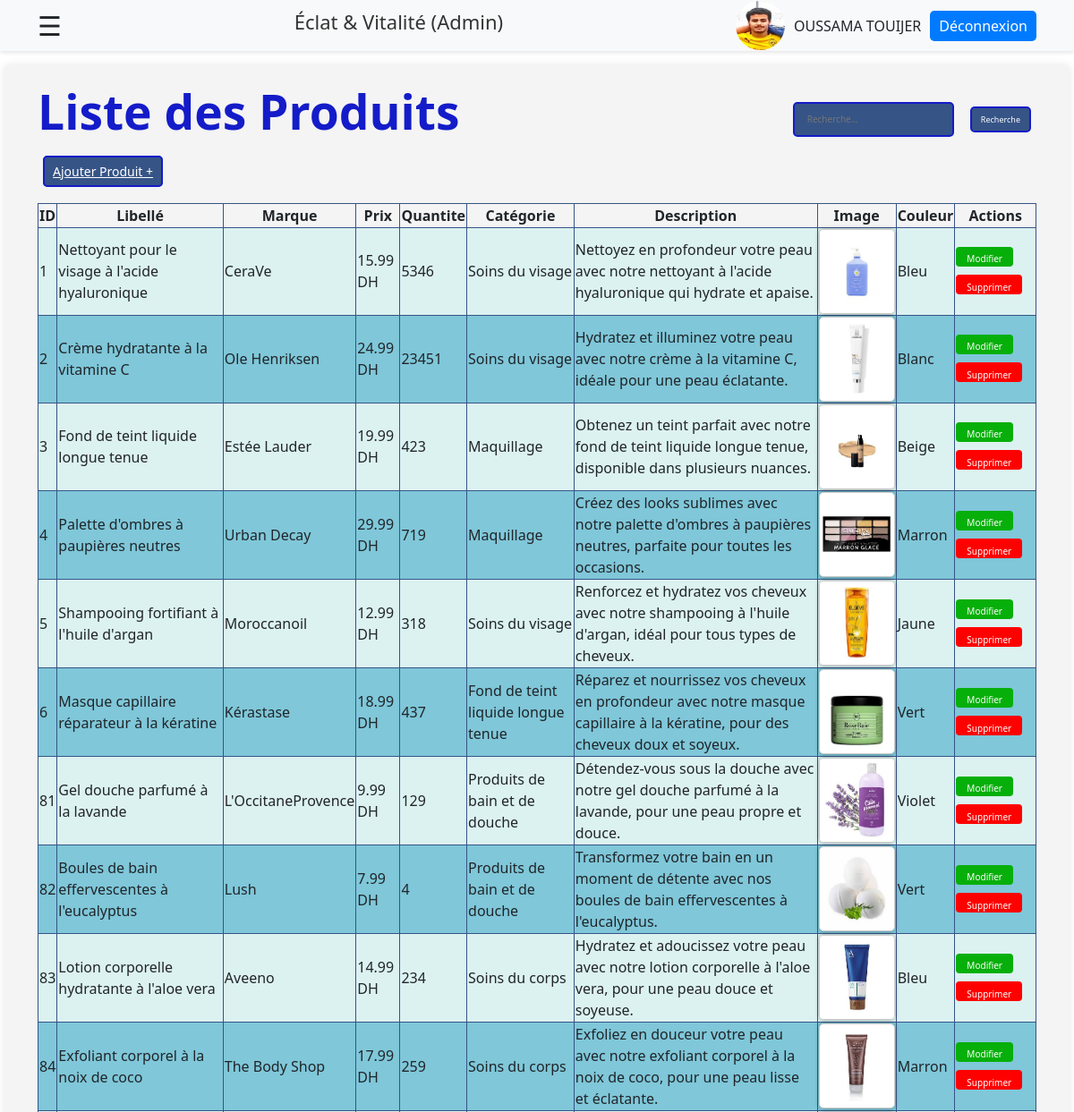
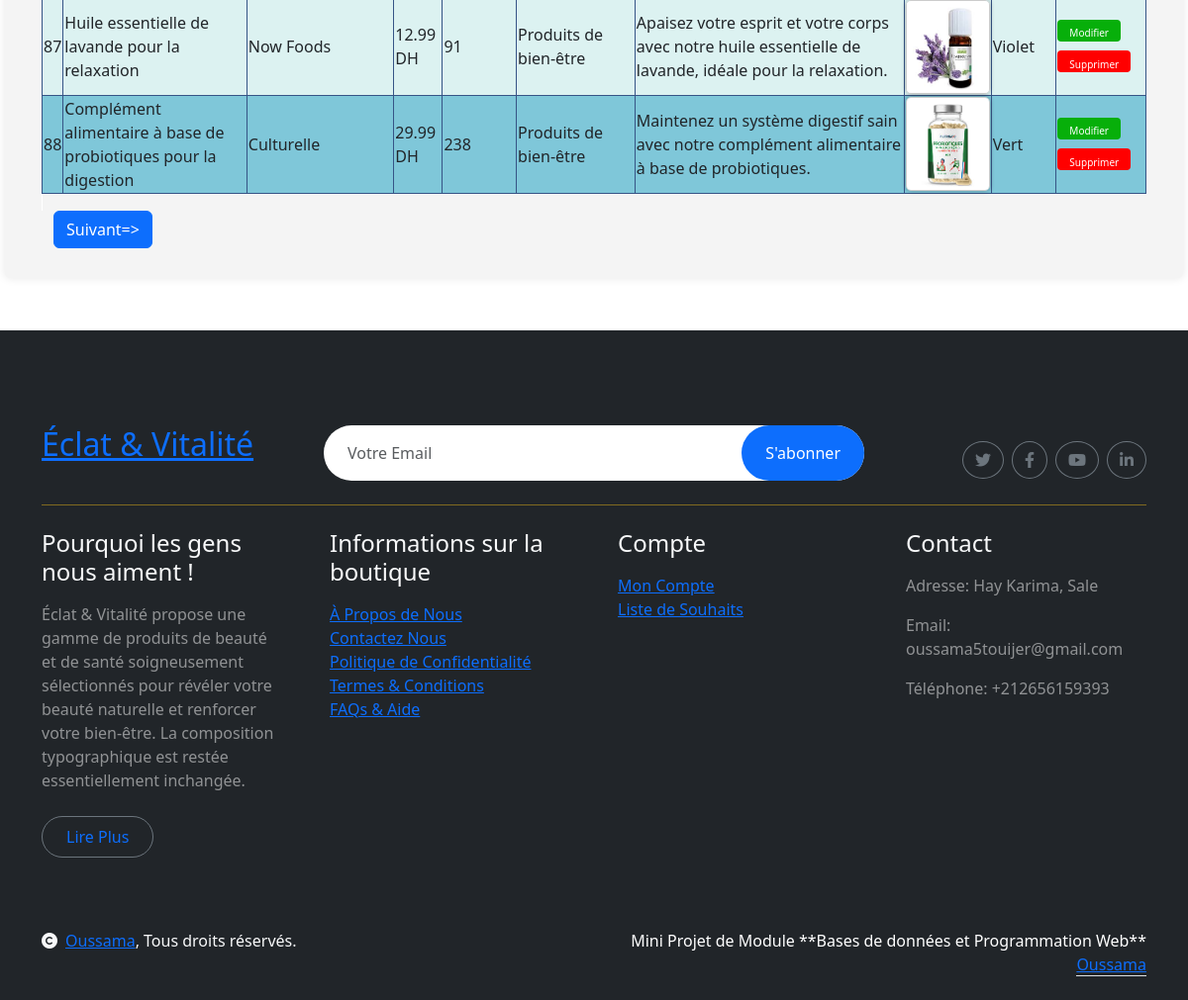
The page /admin/produits/listeProduits.php (signed in) on the database its author committed (2 pictures, top to bottom).
### tables this page shows
CREATE TABLE IF NOT EXISTS `products` (
  `id` int NOT NULL AUTO_INCREMENT,
  `libelle` varchar(100) DEFAULT NULL,
  `prix` decimal(10,2) DEFAULT NULL,
  `discount` bigint DEFAULT NULL,
  `id_categorie` int DEFAULT NULL,
  `date_creation` timestamp NULL DEFAULT CURRENT_TIMESTAMP,
  `description` text,
  `image` varchar(255) DEFAULT NULL,
  `color` varchar(50) DEFAULT NULL,
  `date_modification` timestamp NULL DEFAULT CURRENT_TIMESTAMP ON UPDATE CURRENT_TIMESTAMP,
  `marque` varchar(255) DEFAULT NULL,
  PRIMARY KEY (`id`),
  KEY `fk_idCategori` (`id_categorie`)
);

CREATE TABLE IF NOT EXISTS `categories` (
  `id` int NOT NULL AUTO_INCREMENT,
  `libelle` varchar(100) DEFAULT NULL,
  `description` text,
  `date_creation` timestamp NULL DEFAULT CURRENT_TIMESTAMP,
  `date_modification` timestamp NULL DEFAULT CURRENT_TIMESTAMP ON UPDATE CURRENT_TIMESTAMP,
  PRIMARY KEY (`id`)
);

### include/functionsProductCate.php (called while the page is built, shortened)
<?php
function connectToDatabase() {
    $servername = "localhost";
    $username = "root";
    $password = "";
    $DBname = "eclat_vitalite";
    try {
        $conn = new PDO("mysql:host=$servername;dbname=$DBname", $username, $password);
        $conn->setAttribute(PDO::ATTR_ERRMODE, PDO::ERRMODE_EXCEPTION);
        return $conn;
    } catch(PDOException $e) {
        echo "Échec de la connexion : " . $e->getMessage();
        exit();
    }
}
function getCategoriById($id) {
    $conn = connectToDatabase();
    $requete = "SELECT * FROM categories WHERE id = :id";
    try {
        $stmt = $conn->prepare($requete);
        $stmt->bindValue(':id', $id, PDO::PARAM_INT);
        $stmt->execute();
        $product = $stmt->fetch();
        return $product['libelle'];
    } catch(PDOException $e) {
        echo "Erreur lors de l'exécution de la requête : " . $e->getMessage();
        $conn = null;
        exit();
    }
}
function getAllProducts() {
    $conn = connectToDatabase();
    $requete = "SELECT * FROM products";
    try {
        $resultat = $conn->query($requete);
        $products = $resultat->fetchAll();
        return $products;
    } catch(PDOException $e) {
        echo "Erreur lors de l'exécution de la requête : " . $e->getMessage();
        $conn = null;
        exit();
    }
}
?>

### admin/produits/listeProduits.php (the view, shortened to what this page needs)
<?php
include '../../include/functionsProductCate.php';
if(!empty($_POST['sPro'])) {
    $products = searchProducts($_POST['sPro']);
} else {
    $products = getAllProducts();
}
$page = isset($_GET['page']) ? $_GET['page'] : 1;
$categoriesPerPage = 12;
$totalProducts = count($products);
$totalPages = ceil($totalProducts / $categoriesPerPage);
$startIndex = ($page - 1) * $categoriesPerPage;
$productsToShow = array_slice($products, $startIndex, $categoriesPerPage);
?>
<!DOCTYPE html>
<html lang="en">
<head>
    <link rel="stylesheet" href="stylesProducts.css">
    <link href="https://cdn.jsdelivr.net/npm/bootstrap@5.3.3/dist/css/bootstrap.min.css" rel="stylesheet" />
    <link href="https://getbootstrap.com/docs/5.3/assets/css/docs.css" rel="stylesheet" />
    <link rel="stylesheet" href="https://cdnjs.cloudflare.com/ajax/libs/font-awesome/6.0.0-beta3/css/all.min.css">
</head>
<body>
<header class="ous" >
    <div class="container d-flex justify-content-between align-items-center">
        <span style="font-size:30px;cursor:pointer" onclick="openDrawer()">&#9776;</span>
        <div class="logo-wrapper">
            <h6 style=" font-size: 22px; color: #333;">Éclat & Vitalité (Admin)</h6>
        </div>
        <div class="user-wrapper">
            <a href="../profile.php">
                <img src="../userImages/user.jpg" alt="user" class="user-image">
            </a>
            <span class="username"><?php echo htmlspecialchars($_SESSION['prenom'].' ' .$_SESSION['nom']); ?></span>
            <?php
            if(isset($_SESSION['email'])) {
                echo '<a class="logout-btn" href="../deconnexion.php">Déconnexion</a>';
            }
            ?>
        </div>
    </div>
</header>
    <div class="main-content">
        <main >
            <div class="container">
                <?php
                if(isset($_SESSION['email'])) {
                echo "<div class='title-and-button'>";
                echo "<h2 class='title' >Liste des Produits</h1>";
                print'<form method="post" action="" >
                    <input type="text" for="b1" name="sPro" placeholder="Recherche..." class="iptR">
                    <button type="submit" id="b1" class="buR" >
                        Recherche
                    </button>
                </form>';
                echo "</div>";?>
            </div>
            <?php echo '<div class="container"><a href="ajout.php" class="btnAjout" data-bs-toggle="modal" data-bs-target="#ajoutModal"> Ajouter Produit + </a></div><br>';?>
            <div class="container">
                <?php
                if (empty($productsToShow)) {
                    echo "<p>Aucun produit trouvé.</p>";
                } else {
                    echo "<div class='alert alert-danger'>Échec de la mise à jour du produit. Veuillez réessayer !!!</div>";?>
                <?php
                echo ' <div class="siw"> <table class="tablee" style="margin-left: auto; margin-right: auto;">
                    <thead>
                <tr>
                    <th>ID</th>
                    <th>Libellé</th>
                    <th>Marque</th>
                    <th>Prix</th>
                    <th>Quantite</th>
                    <th>Catégorie</th>
                    <th>Description</th>
                    <th>Image</th>
                    <th>Couleur</th>
                    <th>Actions</th>
                </tr>
                    </thead>
                    <tbody>';
                foreach ($productsToShow as $product) {
                    echo "<tr>
                                      <td>{$product['id']}</td>
                                      <td>{$product['libelle']}</td>
                                      <td>{$product['marque']}</td>
                                      <td>{$product['prix']} DH</td>
                                      <td>{$product['discount']}</td>
                                      <td>" . getCategoriById($product['id_categorie']) . "</td>
                                      <td>{$product['description']}</td>
                                      <td><img class='image-style'src='../../images/{$product['image']}' class='card-img-top' alt='...' /></td>
                                      <td>{$product['color']}</td>
                                      <td class='action-buttons'>
                                           <a href='modifier.php?id={$product['id']}' data-bs-toggle='modal' data-bs-target='#modifierModal{$product['id']}' ><button class='edit-button'>Modifier</button></a>
                                           <a href='supprimer.php?id={$product['id']}'><button class='delete-button'>Supprimer</button></a>
                                      </td>
                         </tr>";
                        }
                    echo '</tbody>';
                    echo '</table>';?>
            </div>
        <?php
                    echo '<div class="container pagination-buttons" style="margin-left: auto; margin-right: auto;">';
                    if ($page < $totalPages) {
                        echo '<a href="?page='.($page+1).'" class="btn btn-primary">Suivant=></a>';
                    }
                    echo '</div>';
                }
                } else {
                    echo "<p>Session data not found.</p>";
                }
               ?>
        </main>
    </div>
<?php include '../../include/footer.php'?>
</body>
</html>

### rows shown on the page
products: id "1", libelle "Nettoyant pour le visage à l'acide hyaluronique", marque "CeraVe", prix "15.99", discount "5346", id_categorie.libelle "Soins du visage", description "Nettoyez en profondeur votre peau avec notre nettoyant à l'acide hyaluronique qui hydrate et apaise.", image (picture), color "Bleu"
products: id "2", libelle "Crème hydratante à la vitamine C", marque "Ole Henriksen", prix "24.99", discount "23451", id_categorie.libelle "Soins du visage", description "Hydratez et illuminez votre peau avec notre crème à la vitamine C, idéale pour une peau éclatante.", image (picture), color "Blanc"
products: id "3", libelle "Fond de teint liquide longue tenue", marque "Estée Lauder", prix "19.99", discount "423", id_categorie.libelle "Maquillage", description "Obtenez un teint parfait avec notre fond de teint liquide longue tenue, disponible dans plusieurs nuances.", image (picture), color "Beige"
products: id "4", libelle "Palette d'ombres à paupières neutres", marque "Urban Decay", prix "29.99", discount "719", id_categorie.libelle "Maquillage", description "Créez des looks sublimes avec notre palette d'ombres à paupières neutres, parfaite pour toutes les occasions.", image (picture), color "Marron"
products: id "5", libelle "Shampooing fortifiant à l'huile d'argan", marque "Moroccanoil", prix "12.99", discount "318", id_categorie.libelle "Soins du visage", description "Renforcez et hydratez vos cheveux avec notre shampooing à l'huile d'argan, idéal pour tous types de cheveux.", image (picture), color "Jaune"
products: id "6", libelle "Masque capillaire réparateur à la kératine", marque "Kérastase", prix "18.99", discount "437", id_categorie.libelle "Fond de teint liquide longue tenue", description "Réparez et nourrissez vos cheveux en profondeur avec notre masque capillaire à la kératine, pour des cheveux doux et soyeux.", image (picture), color "Vert"
products: id "81", libelle "Gel douche parfumé à la lavande", marque "L'OccitaneProvence", prix "9.99", discount "129", id_categorie.libelle "Produits de bain et de douche", description "Détendez-vous sous la douche avec notre gel douche parfumé à la lavande, pour une peau propre et douce.", image (picture), color "Violet"
products: id "82", libelle "Boules de bain effervescentes à l'eucalyptus", marque "Lush", prix "7.99", discount "4", id_categorie.libelle "Produits de bain et de douche", description "Transformez votre bain en un moment de détente avec nos boules de bain effervescentes à l'eucalyptus.", image (picture), color "Vert"
products: id "83", libelle "Lotion corporelle hydratante à l'aloe vera", marque "Aveeno", prix "14.99", discount "234", id_categorie.libelle "Soins du corps", description "Hydratez et adoucissez votre peau avec notre lotion corporelle à l'aloe vera, pour une peau douce et soyeuse.", image (picture), color "Bleu"
products: id "84", libelle "Exfoliant corporel à la noix de coco", marque "The Body Shop", prix "17.99", discount "259", id_categorie.libelle "Soins du corps", description "Exfoliez en douceur votre peau avec notre exfoliant corporel à la noix de coco, pour une peau lisse et éclatante.", image (picture), color "Marron"
products: id "87", libelle "Huile essentielle de lavande pour la relaxation", marque "Now Foods", prix "12.99", discount "91", id_categorie.libelle "Produits de bien-être", description "Apaisez votre esprit et votre corps avec notre huile essentielle de lavande, idéale pour la relaxation.", image (picture), color "Violet"
products: id "88", libelle "Complément alimentaire à base de probiotiques pour la digestion", marque "Culturelle", prix "29.99", discount "238", id_categorie.libelle "Produits de bien-être", description "Maintenez un système digestif sain avec notre complément alimentaire à base de probiotiques.", image (picture), color "Vert"

### other values the page prints
$_SESSION['prenom'].' ' .$_SESSION['nom'] "OUSSAMA TOUIJER"
